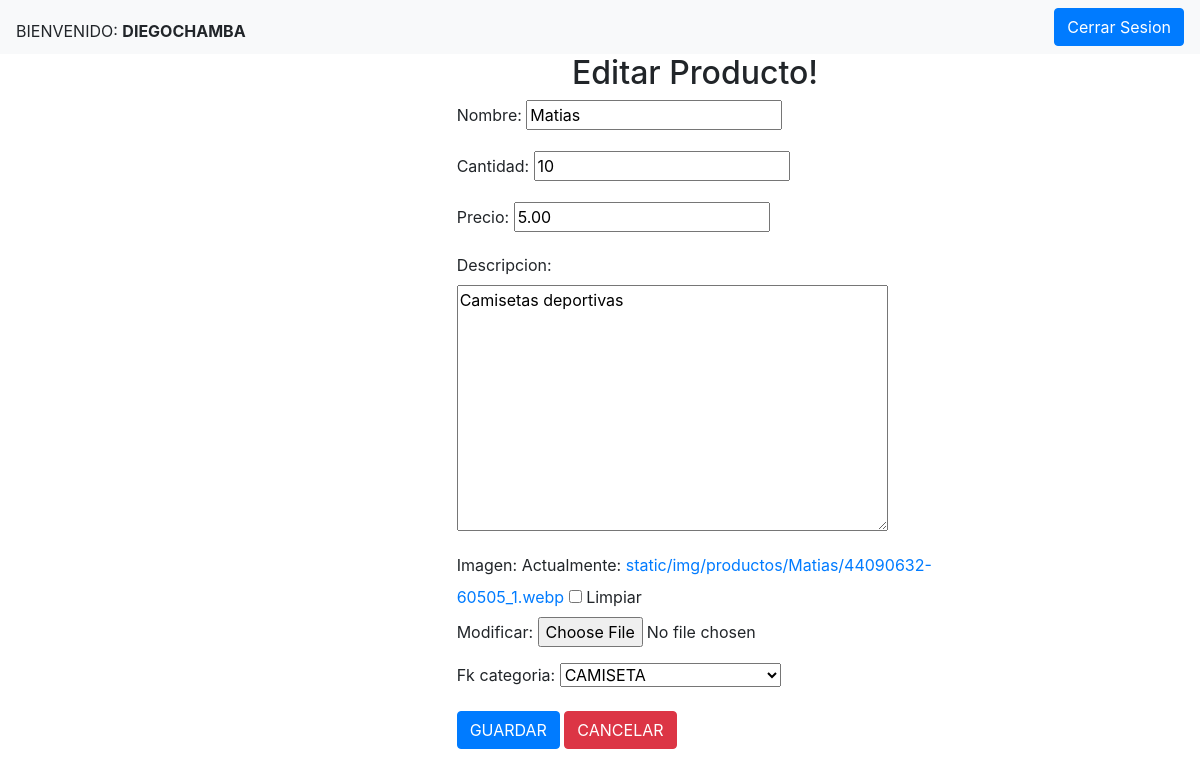
The app's page /editar/4/ (signed in) with its own data.
### app_productos/models.py (models this page shows, shortened)
class Producto(models.Model):
    nombre = models.CharField(max_length=40)
    cantidad = models.IntegerField()
    precio = models.DecimalField(decimal_places=2, max_digits=4)
    descripcion = models.TextField()
    imagen = models.ImageField(upload_to=url_producto, blank=True)
    fk_categoria = models.ForeignKey(Categoria,on_delete=models.CASCADE, default="")
    def imagen_producto(self):
        return mark_safe('<a href="/%s" target="_blank" > <img src="/%s" hight="50px" width="50px" ></a>'%(self.imagen,self.imagen))
    imagen_producto.allow_tags = True

class Categoria(models.Model):
    nombre = models.CharField(max_length=40)
    descripcion = models.TextField()
    def __str__(self):
        return self.nombre

### app_productos/views.py (the view)
# urls.py: path('editar/<id>/', editar_view, name='vista_editar'),
def editar_view(request, id):
    p = Producto.objects.get(id=id)
    if request.method == 'POST':
        form = ProductoForm(request.POST, request.FILES, instance=p)
        if form.is_valid():
            form.save()
            return HttpResponseRedirect('/inicio/')
        else:
            form = ProductoForm(intance=p)
    else:
        form = ProductoForm(instance=p)
    return render(request, 'editar.html', {'p':p,'form':form})

### app_productos/forms.py
class ProductoForm(forms.ModelForm):
    class Meta:
        model = Producto
        fields = '__all__'

### app_productos/templates/editar.html (shortened to what this page needs)
{% extends "base.html" %}
{% block content %}
<h2 align="center">Editar Producto!</h2>
<div class="row">
    <div class="col-2"></div>
    <div class="col-8">
        <form method="POST" enctype="multipart/form-data">
            {{ form.as_p }}
            <button type="submit" class="btn btn-primary">GUARDAR</button>
            <a class="btn btn-danger" href="/inicio/">CANCELAR</a>
        </form>
    </div>
    <div class="col-2"></div>
</div>
{% endblock %}

### app_productos/templates/base.html (shortened to what this page needs)
<!DOCTYPE html>
<html lang="en">
<head>
    <link rel="stylesheet" href="/static/bootstrap/css/bootstrap.css">
</head>
<body>
    <nav class="navbar navbar-expand-lg navbar-light bg-light">
        <div class="collapse navbar-collapse">
            <ul class="navbar-nav mr-auto mt-2 mt-lg0">
                {% if user.is_authenticated %}
                    <li class="nav-item active">
                        BIENVENIDO: <b> {{ user|upper }} </b>
                    </li>
            </ul>
                    <a class="btn btn-primary" href="/logout/">Cerrar Sesion</a>
                {% endif %}
        </div>
    </nav>
    <div class="container">
        <div class="row">
            <div class="col-3"></div>
            <div class="col-8">
                {% block content %}
                {% endblock %}
            </div>
            <div class="col-1"></div>
        </div>
    </div>
</body>
</html>

### records on screen
Producto: nombre "Matias", cantidad "10", precio "5.00", descripcion "Camisetas deportivas", fk_categoria "CAMISETA"

### other values on screen
{{ user|upper }} "DIEGOCHAMBA"
